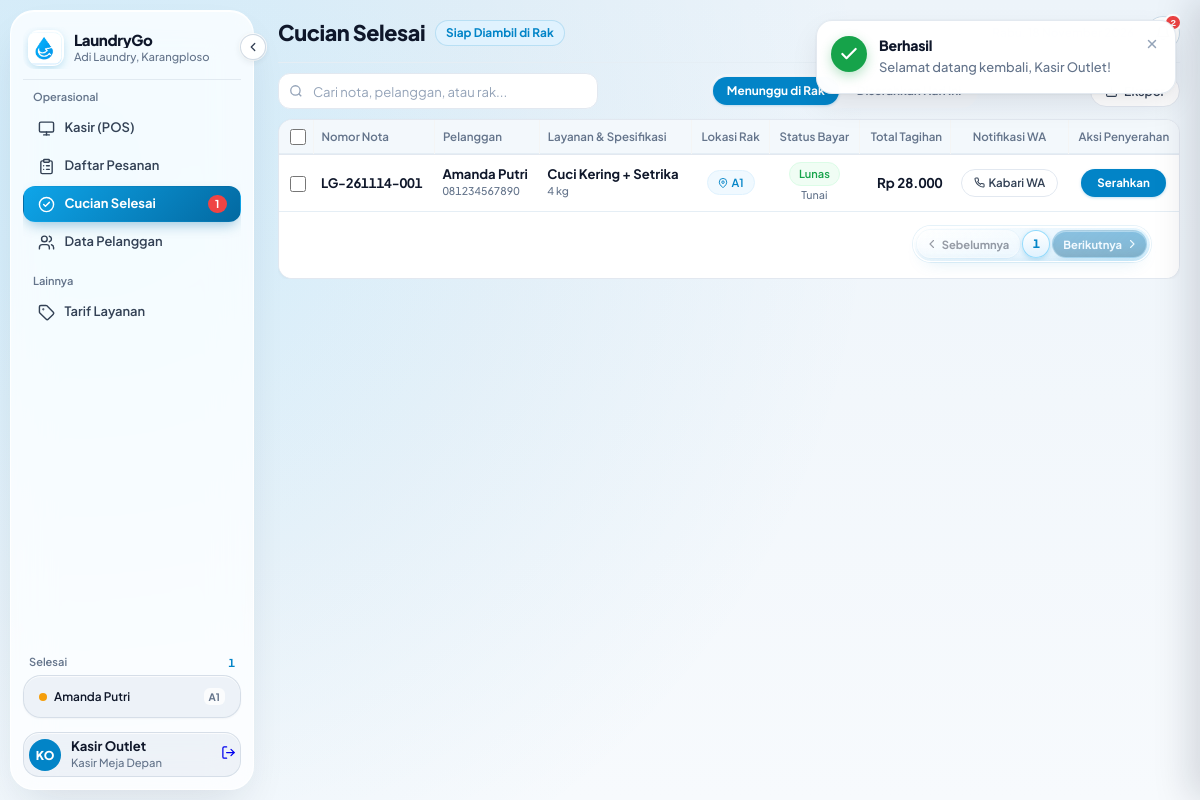
The app's page /index.php?page=pesanan&action=selesai (signed in) with its own data.
### tables this page shows
CREATE TABLE IF NOT EXISTS `pesanan` (
    `id_pesanan` VARCHAR(20) PRIMARY KEY,
    `tanggal_masuk` DATETIME DEFAULT CURRENT_TIMESTAMP,
    `tanggal_keluar` DATETIME,
    `status_cucian` VARCHAR(30) DEFAULT 'Antrean',
    `total_harga` DECIMAL(12, 2) NOT NULL,
    `status_pembayaran` VARCHAR(30) DEFAULT 'Belum Lunas',
    `lokasi_rak` VARCHAR(30),
    `catatan_khusus` TEXT,
    `is_kilat` TINYINT(1) DEFAULT 0,
    `id_pelanggan` VARCHAR(10) NOT NULL,
    `id_anggota` VARCHAR(10),
    CONSTRAINT `fk_pesanan_pelanggan` FOREIGN KEY (`id_pelanggan`) REFERENCES `pelanggan`(`id_pelanggan`) ON UPDATE CASCADE,
    CONSTRAINT `fk_pesanan_anggota` FOREIGN KEY (`id_anggota`) REFERENCES `anggota`(`id_anggota`) ON UPDATE CASCADE ON DELETE SET NULL
);

CREATE TABLE IF NOT EXISTS `pelanggan` (
    `id_pelanggan` VARCHAR(10) PRIMARY KEY,
    `nama_pelanggan` VARCHAR(100) NOT NULL,
    `no_telepon` VARCHAR(20) NOT NULL,
    `alamat` TEXT
);

### app/Views/pesanan/selesai.php (the view, shortened to what the rows shown need)
<?php
$activeTab = $currentTab ?? ($_GET['tab'] ?? 'aktif');
$ordersList = $orders ?? [];
?>
<div class="page-sheet-container is-orders-page" style="display: flex; flex-direction: column; gap: 10px; padding: 0; height: auto;">
    <div class="selesai-header-bar" style="display: flex; justify-content: space-between; align-items: center;">
        <div class="selesai-title-group" style="display: flex; align-items: center; gap: 10px;">
            <h2 class="selesai-page-title" style="margin: 0; font-size: 1.35rem; font-weight: 800; color: #0F172A;">Cucian Selesai</h2>
        </div>
    </div>
    <div class="modern-table-card orders-table-card">
        <div class="orders-table-scroll">
            <table class="modern-table">
                <thead>
                    <tr>
                        <th class="col-check"><input type="checkbox" id="selesai-select-all" class="row-check"></th>
                        <th>Nomor Nota</th>
                        <th>Pelanggan</th>
                        <th>Layanan &amp; Spesifikasi</th>
                        <th style="text-align: center;">Lokasi Rak</th>
                        <th style="text-align: center;">Status Bayar</th>
                        <th style="text-align: right;">Total Tagihan</th>
                        <th style="text-align: center;">Notifikasi WA</th>
                        <th style="text-align: center;">Aksi Penyerahan</th>
                    </tr>
                </thead>
                <tbody id="selesaiTableBody">
                    <?php if (empty($ordersList)): ?>
                        <tr>
                            <td colspan="9" style="text-align: center; padding: 40px 16px; color: #94A3B8;">
                                <svg width="36" height="36" viewBox="0 0 24 24" fill="none" stroke="currentColor" stroke-width="1.5" style="margin: 0 auto 8px; display: block; opacity: 0.4;"><path d="M5 8h14M5 8a2 2 0 110-4h14a2 2 0 110 4M5 8v10a2 2 0 002 2h10a2 2 0 002-2V8m-9 4h4"/></svg>
                                <?= $activeTab === 'riwayat' ? 'Belum ada cucian yang diserahkan hari ini.' : 'Semua cucian di rak telah diserahkan ke pelanggan.' ?>
                            </td>
                        </tr>
                    <?php else: ?>
                        <?php foreach ($ordersList as $order):
                            $isLunas = (strtolower($order['status_pembayaran'] ?? '') === 'lunas');
                            $orderId = $order['id_pesanan'] ?? $order['no_nota'] ?? 'LG-000';
                            $waClean = preg_replace('/[^0-9]/', '', $order['no_telepon'] ?? '');
                            if (str_starts_with($waClean, '0')) $waClean = '62' . substr($waClean, 1);
                            $statusDiserahkan = ($order['status_cucian'] === 'Sudah Diambil' || $order['status_cucian'] === 'Selesai');
                            $serviceTitle = !empty($order['daftar_layanan']) ? $order['daftar_layanan'] : (!empty($order['nama_layanan']) ? $order['nama_layanan'] : 'Cuci Kering + Setrika');
                            $beratVal = !empty($order['total_berat']) ? (float)$order['total_berat'] : 1;
                            $satuanVal = !empty($order['satuan']) ? $order['satuan'] : 'kg';
                            $serviceSub = "{$beratVal} {$satuanVal}";
                            $payMethod = !empty($order['metode_bayar']) ? $order['metode_bayar'] : ($isLunas ? 'Tunai' : '');
                            $rakLocation = !empty($order['lokasi_rak']) ? $order['lokasi_rak'] : 'Belum di rak';
                            $waMessage = urlencode("Halo {$order['nama_pelanggan']}, cucian Anda dengan nomor nota {$orderId} sudah selesai dan siap diambil di LaundryGo ({$rakLocation}). Total tagihan: " . ($isLunas ? 'Lunas' : \App\Core\Helper::rupiah($order['total_harga'] ?? 0)) . ". Terima kasih!");
                        ?>
                            <tr class="selesai-row-item <?= $statusDiserahkan ? 'is-delivered-row' : '' ?>">
                                <td class="col-check"><input type="checkbox" class="row-check"></td>
                                <td>
                                    <span class="table-order-code num-tabular nota-val"><?= htmlspecialchars($orderId) ?></span>
                                </td>
                                <td>
                                    <strong class="cust-val" style="display: block; line-height: 1.25; color: var(--ink); white-space: nowrap;"><?= htmlspecialchars($order['nama_pelanggan'] ?? 'Pelanggan Umum') ?></strong>
                                    <div class="orders-spec-sub" style="font-variant-numeric: tabular-nums; white-space: nowrap;"><?= htmlspecialchars($order['no_telepon'] ?? '-') ?></div>
                                </td>
                                <td>
                                    <strong style="display: block; line-height: 1.25; color: var(--ink); white-space: nowrap;"><?= htmlspecialchars($serviceTitle) ?></strong>
                                    <div class="orders-spec-sub" style="white-space: nowrap;"><?= htmlspecialchars($serviceSub) ?></div>
                                </td>
                                <td style="text-align: center; white-space: nowrap;">
                                    <span class="ticket-tag-rack">
                                        <svg width="10" height="10" viewBox="0 0 24 24" fill="none" stroke="currentColor" stroke-width="2.2"><path d="M21 10c0 7-9 13-9 13s-9-6-9-13a9 9 0 0 1 18 0z"/><circle cx="12" cy="10" r="3"/></svg>
                                        <span class="rak-val"><?= htmlspecialchars($rakLocation) ?></span>
                                    </span>
                                </td>
                                <td style="text-align: center; white-space: nowrap;">
                                    <span class="orders-pay-badge" data-paid="<?= $isLunas ? 'true' : 'false' ?>">
                                        <?= $isLunas ? 'Lunas' : 'Belum Lunas' ?>
                                    </span>
                                    <?php if ($isLunas && !empty($payMethod)): ?>
                                        <div class="orders-spec-sub" style="justify-content: center;"><?= htmlspecialchars($payMethod) ?></div>
                                    <?php endif; ?>
                                </td>
                                <td class="num-tabular font-mono" style="font-size: 0.84rem; font-weight: 700; text-align: right; white-space: nowrap; color: var(--ink);">
                                    <?= \App\Core\Helper::rupiah($order['total_harga'] ?? 0) ?>
                                </td>
                                <td style="text-align: center; white-space: nowrap;">
                                    <?php if (!empty($waClean) && $waClean !== '-'): ?>
                                        <a href="https://wa.me/<?= $waClean ?>?text=<?= $waMessage ?>" target="_blank" class="btn btn-secondary orders-action-btn" style="text-decoration: none;" title="Hubungi Pelanggan via WhatsApp">
                                            <span>Kabari WA</span>
                                        </a>
                                    <?php else: ?>
                                        <span style="font-size: 0.72rem; color: #94A3B8;">Tanpa WA</span>
                                    <?php endif; ?>
                                </td>
                                <td style="text-align: center; white-space: nowrap;">
                                    <div style="display: inline-flex; align-items: center; justify-content: center; gap: 6px;">
                                        <?php if ($statusDiserahkan): ?>
                                            <span class="orders-delivered-chip">Sudah diserahkan</span>
                                        <?php else: ?>
                                            <?php if ($isLunas): ?>
                                                <form action="<?= \App\Core\Helper::url('pesanan', ['action' => 'serahkan']) ?>" method="POST" style="display: inline;"
                                                    data-confirm="true"
                                                    data-confirm-title="Serahkan Cucian ke Pelanggan?"
                                                    data-confirm-message="Pastikan fisik cucian telah diperiksa dengan teliti dan diserahkan ke pelanggan."
                                                    data-confirm-badge="<?= htmlspecialchars($orderId) ?> &bull; <?= htmlspecialchars($order['nama_pelanggan'] ?? 'Pelanggan Umum') ?> &bull; <?= htmlspecialchars($rakLocation) ?>"
                                                    data-confirm-btn="Ya, Serahkan Cucian"
                                                    data-confirm-type="primary">
                                                    <button type="submit" class="btn btn-primary orders-action-btn">
                                                        Serahkan
                                                    </button>
                                                </form>
                                            <?php endif; ?>
                                        <?php endif; ?>
                                    </div>
                                </td>
                            </tr>
                        <?php endforeach; ?>
                    <?php endif; ?>
                </tbody>
            </table>
        </div>
    </div>
</div>

### app/Views/layouts/sidebar.php (shortened to what the rows shown need)
<aside class="app-sidebar <?= (!empty($_GET['collapsed'])) ? 'is-collapsed' : '' ?>" id="appSidebar">
        <?php include __DIR__ . '/../partials/sidebar_nav_links.php'; ?>
    <div class="sidebar-footer-stack">
        <?php if ($isKasir): ?>
            <div id="sidebar-completed-section" style="margin-bottom: 8px;">
                <div class="sidebar-inset-card" id="sidebar-completed-box">
                    <?php
                    $activeInRak = \App\Models\Pesanan::getSiapAmbil(null, 'aktif');
                    $displayList = array_slice($activeInRak, 0, 3);
                    if (empty($displayList)):
                    ?>
                        <div style="font-size: 0.72rem; color: #94A3B8; padding: 6px 8px; text-align: center;">Tidak ada cucian di rak</div>
                    <?php else: ?>
                        <?php foreach ($displayList as $idx => $item):
                            $dotColor = ($idx % 2 === 0) ? '#f59e0b' : '#10b981';
                            $pelangganNama = $item['nama_pelanggan'] ?? 'Pelanggan';
                            $rakInfo = $item['lokasi_rak'] ?: 'Rak';
                        ?>
                            <a href="<?= \App\Core\Helper::url('pesanan', ['action' => 'selesai']) ?>" class="sidebar-completed-row" style="text-decoration: none !important;">
                                <span class="completed-dot-indicator" style="background: <?= $dotColor ?>;"></span>
                                <span class="sidebar-completed-name" style="text-decoration: none !important;"><?= htmlspecialchars($pelangganNama) ?></span>
                                <span class="sidebar-completed-rack" style="text-decoration: none !important;"><?= htmlspecialchars($rakInfo) ?></span>
                            </a>
                        <?php endforeach; ?>
                    <?php endif; ?>
                </div>
            </div>
        <?php endif; ?>
    </div>
</aside>

### records on screen
pesanan: id_pelanggan.nama_pelanggan "Amanda Putri", lokasi_rak "A1", id_pesanan "LG-261114-001", id_pelanggan.no_telepon "081234567890", serviceTitle "Cuci Kering + Setrika", serviceSub "4 kg", status_pembayaran "Lunas", payMethod "Tunai", total_harga "Rp 28.000"

### other values on screen
$meta['title'] "Berhasil"
$msg "Selamat datang kembali, Kasir Outlet!"
$totalSiapCount "1"
$initials "KO"
$nama "Kasir Outlet"
$roleTitle "Kasir Meja Depan"
$notifCount "2"
